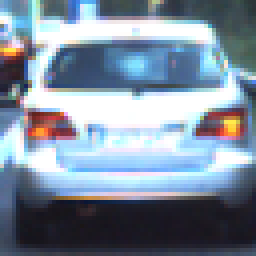
#> input picture images/small/31.png, 64 x 64 px (shown 4 times larger)
$ jupyter execute color-spaces-detection.ipynb   (older library calls are emulated)
#> lines starting #> are read from the running program, lines starting #| are printed output that depends on the picture
# Analyze color spaces

I used this notebook to explore some video frames, and see if you I locate clusters of colors that correspond to the sky, trees, specific cars, etc

[cell 1]
import cv2
import numpy as np
import matplotlib.pyplot as plt
from mpl_toolkits.mplot3d import Axes3D

## Define a function for plotting pixels in 3D

[cell 2]
def plot3d(pixels, colors_rgb,
        axis_labels=list("RGB"), axis_limits=[(0, 255), (0, 255), (0, 255)]):
    """Plot pixels in 3D."""

    # Create figure and 3D axes
    fig = plt.figure(figsize=(8, 8))
    ax = Axes3D(fig)

    # Set axis limits
    ax.set_xlim(*axis_limits[0])
    ax.set_ylim(*axis_limits[1])
    ax.set_zlim(*axis_limits[2])

    # Set axis labels and sizes
    ax.tick_params(axis='both', which='major', labelsize=14, pad=8)
    ax.set_xlabel(axis_labels[0], fontsize=16, labelpad=16)
    ax.set_ylabel(axis_labels[1], fontsize=16, labelpad=16)
    ax.set_zlabel(axis_labels[2], fontsize=16, labelpad=16)

    # Plot pixel values with colors given in colors_rgb
    ax.scatter(
        pixels[:, :, 0].ravel(),
        pixels[:, :, 1].ravel(),
        pixels[:, :, 2].ravel(),
        c=colors_rgb.reshape((-1, 3)), edgecolors='none')

    return ax  # return Axes3D object for further manipulation

[cell 3]
# Read a color image
# cars: 25 31 53
img = cv2.imread("./images/small/31.png")
#> img is the input picture: shape (64, 64, 3); mean B, G, R 157.5, 141.3, 126.3

# Select a small fraction of pixels to plot by subsampling it
scale = max(img.shape[0], img.shape[1], 64) / 64  # at most 64 rows and columns
#> scale = 1
img_small = cv2.resize(img, (np.int(img.shape[1] / scale), np.int(img.shape[0] / scale)), interpolation=cv2.INTER_NEAREST)

# Convert subsampled image to desired color space(s)
rgb = cv2.cvtColor(img_small, cv2.COLOR_BGR2RGB)  # OpenCV uses BGR, matplotlib likes RGB
hsv = cv2.cvtColor(rgb, cv2.COLOR_RGB2HSV)
#> hsv: shape (64, 64, 3); mean H, S, V 97.4, 71.2, 162.6
hls = cv2.cvtColor(rgb, cv2.COLOR_RGB2HLS)
#> hls: shape (64, 64, 3); mean of channels 0, 1, 2 97.5, 141.7, 107.3
luv = cv2.cvtColor(rgb, cv2.COLOR_RGB2LUV)
#> luv: shape (64, 64, 3); mean of channels 0, 1, 2 143.8, 91.4, 122
lab = cv2.cvtColor(rgb, cv2.COLOR_RGB2LAB)
#> lab: shape (64, 64, 3); mean of channels 0, 1, 2 144.2, 127.7, 117.9
xyz = cv2.cvtColor(rgb, cv2.COLOR_RGB2XYZ)
#> xyz: shape (64, 64, 3); mean of channels 0, 1, 2 131, 139.3, 162.8
yuv = cv2.cvtColor(rgb, cv2.COLOR_RGB2YUV)
#> yuv: shape (64, 64, 3); mean of channels 0, 1, 2 138.7, 137.2, 117.2

color_spaces_names = ['rgb', 'hsv', 'hls', 'luv', 'lab', 'xyz', 'yuv']
color_spaces = [rgb, hsv, hls, luv, lab, xyz, yuv]

[cell 4]
plt.imshow(rgb)
plt.show()

[cell 5]
img_small_HSV = cv2.cvtColor(img_small, cv2.COLOR_BGR2HSV)
img_small_rgb = rgb / 255.  # scaled to [0, 1], only for plotting

# Plot and show
rows = len(color_spaces)
#> rows = 7
fig = plt.figure()
fig.set_figheight(rows*3)
fig.set_figwidth(12)

for row, color_space_image in enumerate(color_spaces):
    #These are subplot grid parameters encoded as a single integer.
    #For example, "111" means "1x1 grid, first subplot" and "234" means "2x3 grid, 4th subplot".

    place = (row*4)+1

    ax = fig.add_subplot(rows,4,place, projection='3d')
    ax.scatter(color_space_image[:, :, 0].ravel(),
            color_space_image[:, :, 1].ravel(),
            color_space_image[:, :, 2].ravel(),
            c=img_small_rgb.reshape((-1, 3)), edgecolors='none')
    ax.set_xlim(0,255)
    ax.set_ylim(0,255)
    ax.set_zlim(0,255)
    plt.title(color_spaces_names[row])

    for ch in range(3):
        place = place +1
        ax = fig.add_subplot(rows,4,place)

        first_channel=ch
        second_channel = (ch+1)%3

        ax.scatter(color_space_image[:, :, first_channel].ravel(),
            color_space_image[:, :, second_channel].ravel(),
            c=img_small_rgb.reshape((-1, 3)), edgecolors='none')
        title_subplot =  color_spaces_names[row][first_channel]+ color_spaces_names[row][second_channel]
        plt.axis([0, 255, 0, 255])
        plt.xlabel(color_spaces_names[row][first_channel])
        plt.ylabel(color_spaces_names[row][second_channel])
        plt.title(title_subplot)
#> this loop made 7 passes

plt.subplots_adjust(top=0.92, bottom=0.08, left=0.10, right=0.95, hspace=0.45, wspace=0.35)
plt.show()
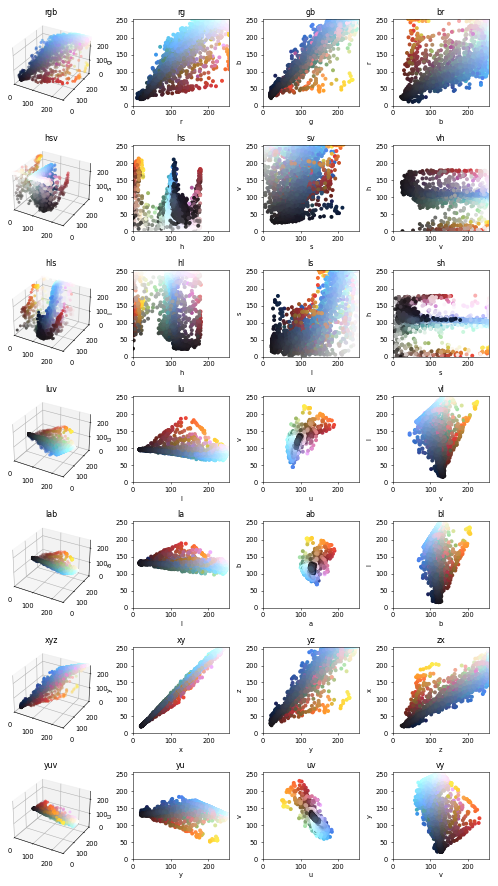
#> figure drawn by matplotlib, 28 panels
